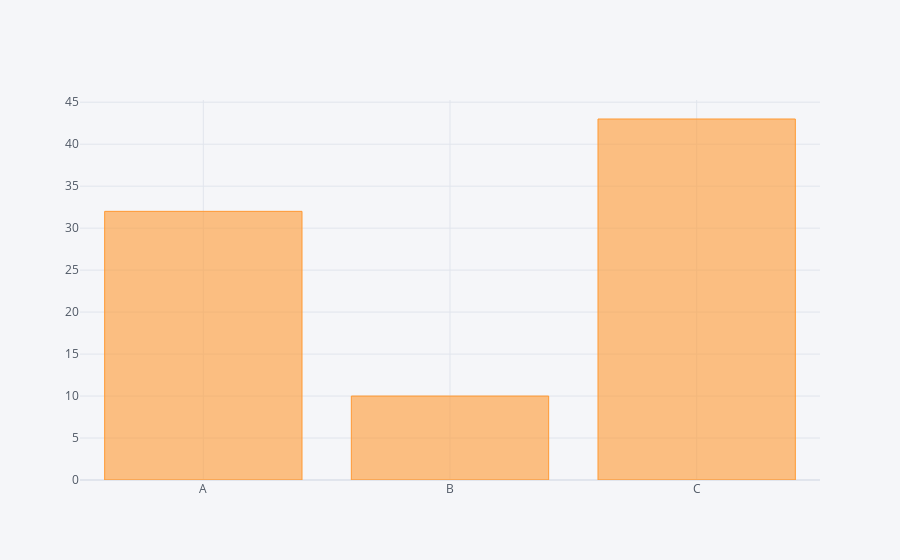

Notebook cell for this chart:
### Code cell
df2.iplot(kind='bar',x='Category',y='Values')

### Figure 1 — Plotly figure (JSON) as saved in the notebook; plotly's stock layout.template omitted (floating-point values rounded to 4 significant figures)
{"data": [{"marker": {"color": "rgba(255, 153, 51, 0.6)", "line": {"color": "rgba(255, 153, 51, 1.0)", "width": 1}}, "name": "Values", "orientation": "v", "text": "", "type": "bar", "x": ["A", "B", "C"], "y": [32, 10, 43]}], "layout": {"legend": {"bgcolor": "#F5F6F9", "font": {"color": "#4D5663"}}, "paper_bgcolor": "#F5F6F9", "plot_bgcolor": "#F5F6F9", "title": {"font": {"color": "#4D5663"}}, "xaxis": {"gridcolor": "#E1E5ED", "showgrid": true, "tickfont": {"color": "#4D5663"}, "title": {"font": {"color": "#4D5663"}, "text": ""}, "zerolinecolor": "#E1E5ED"}, "yaxis": {"gridcolor": "#E1E5ED", "showgrid": true, "tickfont": {"color": "#4D5663"}, "title": {"font": {"color": "#4D5663"}, "text": ""}, "zerolinecolor": "#E1E5ED"}}}
